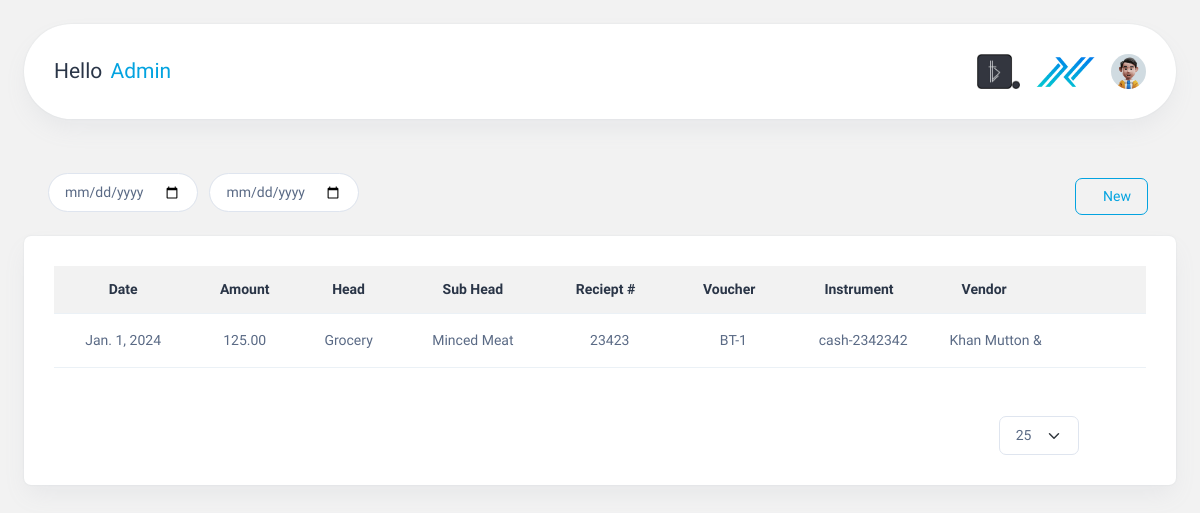
The app's page / (signed in) with its own data.
### Accountapp/models.py (models this page shows, shortened)
class AccountingEntry(models.Model):
    date = models.DateField(auto_now_add=True)
    amount = models.DecimalField(max_digits=20, decimal_places=2)
    head = models.ForeignKey(Head, on_delete=models.CASCADE)
    sub_head = models.ForeignKey(Shead, on_delete=models.CASCADE)
    description = models.TextField()
    receipt_number = models.CharField(max_length=20)
    charge_by = models.ForeignKey(
        charge, on_delete=models.CASCADE, null=True, blank=True
    )
    voucher = models.CharField(max_length=50, null=True, blank=True, unique=True)
    paid_by = models.ForeignKey(paid, on_delete=models.CASCADE, null=True, blank=True)
    claim_by = models.ForeignKey(claim, on_delete=models.CASCADE, null=True, blank=True)
    instrument = models.CharField(
        max_length=10,
        null=True,
        blank=True,
        choices=[("cash", "Cash"), ("cheque", "Cheque"), ("online", "Online Transfer"),("card","Card")],
    )
    cash_number = models.CharField(max_length=20, default=0, null=True, blank=True)
    cheque_number = models.CharField(max_length=20, default=0, null=True, blank=True)
    online_number = models.CharField(max_length=20, default=0, null=True, blank=True)
    card_number = models.CharField(max_length=4, default=0, null=True, blank=True)
    vendors = models.ForeignKey(Vendor, null=True, blank=True, on_delete=models.CASCADE)
    attachments = models.FileField(upload_to="attachments/", null=True, blank=True)
    comments = models.TextField()

class Head(models.Model):
    name = models.CharField(max_length=50)

class Shead(models.Model):
    head = models.ForeignKey(Head, on_delete=models.CASCADE)
    name = models.CharField(max_length=50)
    class Meta:
        verbose_name = "Sub Head"
        verbose_name_plural = "Sub Heads"
    def __str__(self):
        return self.name

class Vendor(models.Model):
    name = models.CharField(max_length=50, unique=True)
    def __str__(self):
        return self.name

### Accountapp/views.py (the view)
# urls.py: path("", views.showresult, name="submitfile"),
@login_required(login_url="signin")
def showresult(request):
    user = request.user
    accounting_form = AccountingEntry.objects.all().order_by("-id")
    today = date.today()
    return render(request, "submit.html", locals())

### Accountapp/templates/submit.html (shortened to what this page needs)
<!DOCTYPE html>
<html lang="en">
  <head>
    {% load static %}
    {% load humanize %}
    <link rel="stylesheet" href="https://code.jquery.com/ui/1.12.1/themes/base/jquery-ui.css" />
    <link rel="stylesheet" href="{% static 'css/styles.min.css' %}" />
    <link rel="stylesheet" href="{% static 'css/custom.css' %}" />
    <link rel="stylesheet" href="https://cdn.jsdelivr.net/npm/bootstrap-datepicker@1.9.0/dist/css/bootstrap-datepicker.min.css" />
  </head>
  <body>
    <div class="page-wrapper" id="main-wrapper" data-layout="horizontal" data-navbarbg="skin6" data-header-position="fixed">
      <div class="body-wrapper">
        <div class="container-fluid">
          <div class="card my-navbar">
            <div class="card-body d-flex justify-content-between align-items-center">
              <div>
                <h4 class="m-0" style="word-spacing: 3px;">Hello <span class="text-primary">{{ user.first_name }}</span></h4>
              </div>
              <div class="d-flex align-items-center justify-content-end">
                <img src="{% static 'images/logos/btfavicon1.png' %}" height="35" class="me-3" />
                <img src="{% static 'images/logos/logo1.png' %}" height="30" class="me-3" />
                <a class="" href="javascript:void(0)" id="drop2" data-bs-toggle="dropdown" aria-expanded="false"><img src="{% static 'images/profile/user-1.jpg' %}" alt="" width="35" height="35" class="rounded-circle" /></a>
              </div>
            </div>
          </div>
        </div>
        <div class="container-fluid d-flex justify-content-between align-items-center pt-0 pb-0 mb-0 mt-0">
          <div class="ms-4">
            <input type="date" id="dateInput" oninput="searchTabledate()" class="date-input me-2 mb-2" placeholder="Select start date" />
            <input type="date" id="endDate" class="date-input" oninput="searchTabledate()" />
          </div>
          <div class="me-4">
            <a href="{% url 'home' %}" class="btn btn-outline-primary me-1"><i class="ti ti-plus"></i>New</a>
          </div>
        </div>
        <div class="container-fluid pt-3">
          <div class="card">
            <div class="card-body">
              <div class="table-responsive">
                <table id="accounting-table" class="table text-nowrap mb-0 align-middle">
                  <thead class="text-dark fs-4 text-center">
                    <tr>
                      <th>Date</th>
                      <th>Amount</th>
                      <th>Head</th>
                      <th>Sub Head</th>
                      <th>
                        Reciept # <a id="drop2" data-bs-toggle="dropdown" aria-expanded="false" class="btn btn-primary text-primary" style="background-color: transparent; border: none; padding: 0; margin: -2px -6px -3px 0px;"><i class="ti ti-chevron-down"></i></a>
                      </th>
                      <th>
                        Voucher <button id="drop2" data-bs-toggle="dropdown" aria-expanded="false" class="btn btn-primary text-primary" style="background-color: transparent; border: none; padding: 0; margin: -2px -6px -3px 0px;"><i class="ti ti-chevron-down"></i></button>
                      </th>
                      <th>
                        Instrument <button id="drop2" data-bs-toggle="dropdown" aria-expanded="false" class="btn btn-primary text-primary" style="background-color: transparent; border: none; padding: 0; margin: -2px -6px -3px 0px;"><i class="ti ti-chevron-down"></i></button>
                      </th>
                      <th>
                        Vendor <button id="drop2" data-bs-toggle="dropdown" aria-expanded="false" class="btn btn-primary text-primary" style="background-color: transparent; border: none; padding: 0; margin: -2px -6px -3px 0px;"><i class="ti ti-chevron-down"></i></button>
                      </th>
                      <th>
                        <div class="d-flex justify-content-center">
                          <div>
                            <a class="nav-icon-hover text-primary" href="javascript:void(0)" id="drop3" data-bs-toggle="dropdown" aria-expanded="false"><i class="ti ti-dots" style="font-size: 1rem;"></i></a>
                          </div>
                        </div>
                      </th>
                    </tr>
                  </thead>
                  <tbody>
                    {% for entry in accounting_form|slice:':' %}
                      <tr class="text-center">
                        <td>{{ entry.date }}</td>
                        <td>{{ entry.amount|floatformat:2|intcomma }}</td>
                        <td>{{ entry.head.name }}</td>
                        <td>{{ entry.sub_head }}</td>
                        <td>{{ entry.receipt_number }}</td>
                        <td>{{ entry.voucher }}</td>
                        {% if entry.instrument == 'cash' or entry.instrument == 'Cash' %}
                          <td class="instrument">{{ entry.instrument }}-{{ entry.cash_number }}</td>
                        {% elif entry.instrument == 'Cheque' or entry.instrument == 'cheque' %}
                          <td class="instrument">{{ entry.instrument }}-{{ entry.cheque_number }}</td>
                        {% elif entry.instrument == 'Card' or entry.instrument == 'card' %}
                          <td class="instrument">{{ entry.instrument }}-{{ entry.card_number }}</td>
                        {% else %}
                          <td class="instrument">{{ entry.instrument }}-{{ entry.online_number }}</td>
                        {% endif %}
                        <td class="vendor">{{ entry.vendors }}</td>
                        <td>
                          <button class="text-primary accordion-toggle" data-target="#details{{ entry.id }}" style="background-color: transparent; border: none; padding: 0;"><i class="ti ti-chevron-down" style="font-size: 1.1rem;"></i></button>
                          {% if entry.date == today %}
                            <a href="{% url 'editfile' entry.id %}" class="edit-button text-nowrap text-primary"><i class="ti ti-edit" style="font-size: 1.1rem;"></i></a>
                            <a href="{% url 'deletefile' entry.id %}" class="delete-button text-nowrap text-primary" onclick="return confirm('Are you sure you want to delete this entry?');"><i class="ti ti-trash" style="font-size: 1.1rem;"></i></a>
                          {% else %}
                            <span class="edit-button disabled text-nowrap text-primary"><i class="ti ti-edit" style="font-size: 1.1rem;"></i></span>
                            <span class="delete-button disabled text-nowrap text-primary"><i class="ti ti-trash" style="font-size: 1.1rem;"></i></span>
                          {% endif %}
                        </td>
                      </tr>
                    {% endfor %}
                  </tbody>
                </table>
              </div>
              <div class="d-flex align-items-center justify-content-end">
                <div class="text-center mt-5 me-2">
                  <select id="recordsPerPage" class="form-select" onchange="updateTableRows()">
                    <option value="50" selected>25</option>
                  </select>
                </div>
                <div class="text-center mt-5">
                  <button onclick="loadPreviousRows()" id="loadPreviousButton" class="btn btn-primary text-primary" style="background-color: transparent; border: none; padding: 0;"><i class="ti ti-chevron-left toggle-buttons"></i></button>
                  <button onclick="loadNextRows()" id="loadNextButton" class="btn btn-primary text-primary me-3" style="background-color: transparent; border: none; padding: 0;"><i class="ti ti-chevron-right toggle-buttons"></i></button>
                </div>
              </div>
            </div>
          </div>
        </div>
      </div>
    </div>
  </body>
</html>

### Accountapp/static/css/custom.css (style rules this page uses)
a.text-primary, .text-primary { color: #03a3e0 !important; }

### Accountapp/templates/submit.html (style rules this page uses)
html { background-color: #f2f2f2 !important; }
body { background-color: #f2f2f2 !important; }
.toggle-buttons { font-size: 1.6rem; }
.my-navbar { border-radius: 50px !important; }
.date-input { max-width: 150px; padding: 8px 16px; font-size: 0.875rem; font-weight: 400; line-height: 1.5; color: #5a6a85; border-radius: 50px; background-color: #fff; background-clip: padding-box; border: var(--bs-border-width) solid #dfe5ef; }
thead { background-color: #f2f2f2; }
th { width: fit-content; text-align: center; padding-top: 13px !important; padding-bottom: 13px !important; font-size: 14px !important; }
td.vendor, td.instrument { box-sizing: border-box !important; max-width: 10px !important; overflow: hidden; margin-right: 20px; }

### records on screen
AccountingEntry: date "Jan. 1, 2024", amount "125.00", head.name "Grocery", sub_head "Minced Meat", receipt_number "23423", voucher "BT-1", instrument "cash", cash_number "2342342", vendors "Khan Mutton &…"

### other values on screen
{{ user.first_name }} "Admin"
